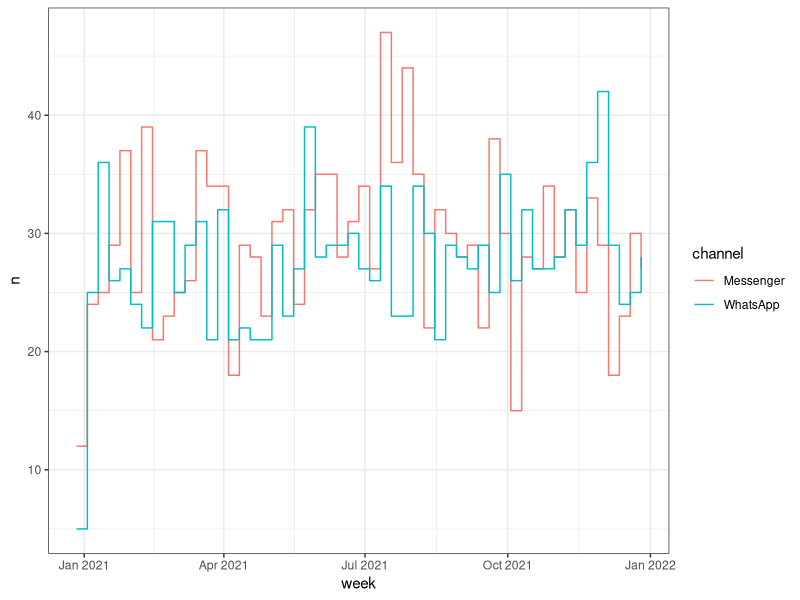

Generate this figure with R:
## ---- chunk 1
  knitr::opts_chunk$set(echo = TRUE, warning = FALSE, message = FALSE)
  options(scipen=999) # turns off scientific notation

# define colors
  glhlth562_colors <- c(
    `blue`       = "#1f9ac9",
    `yellow`     = "#ffd966",
    `black`      = "#000000",
    `lightgrey`  = "#D3D3D3",
    `darkgrey`   = "#444444",
    `grey`       = "#808080"
  )

# load packages
  library(tidyverse)
  library(lubridate) # not a core tidyverse package so need to load
## ---- chunk 2
Sys.Date()
class(Sys.Date())
## ---- chunk 3
today()
class(today())
## ---- chunk 4
Sys.time()
class(Sys.time())
## ---- chunk 5
now()
class(now())
## ---- chunk 6
x <- "January 31st, 2017"
class(x)

# x + 1 
# fails at string + number
## ---- chunk 7
x <- mdy("January 31st, 2017")
class(x)

x + 1
# date plus 1 day works
## ---- chunk 8
df <- tribble(
  ~year, ~month, ~day,
  2022, 10, 10,
  2021, 8, 1,
  2020, 1, 31
)

df %>% 
  mutate(myDate = make_date(year, month, day))
## ---- chunk 9
df %>% 
  mutate(myDate = make_date(year, month, day),
         month_label = month(myDate, label = TRUE))
## ---- chunk 10
set.seed(8675309)
onboarding <- tibble(
  date_onboarded = 
    sample(seq(ymd('2021-01-01'), 
               ymd('2021-12-31'), 
               by="day"), 
           3000, replace = TRUE),
  channel = sample(c("WhatsApp", 
                     "Messenger"), 
                   3000, 
                   replace=TRUE)
)

onboarding
## ---- chunk 11
onboarding %>%
  count(channel, 
        week = floor_date(date_onboarded, 
                          "week")
        )
## ---- chunk 12
onboarding %>%
  count(channel, 
        week = 
          floor_date(date_onboarded, 
                     "week")
        ) %>% 
  ggplot(aes(week, n, color=channel)) +
    geom_step() + theme_bw()
## ---- chunk 13
engagement <- tibble(
  id = rep(sample(1:3000, 1000, 
                  replace=FALSE), 3),
  date_engage = 
    sample(seq(ymd('2021-01-01'), 
               ymd('2021-12-31'), 
               by="day"), 
           3000, replace = TRUE)) %>%
  sample_n(1000, replace=FALSE) %>%
  arrange(id, date_engage) %>%
  group_by(id) %>%
  mutate(engage_id = 1:n()) %>% 
  ungroup()

engagement
## ---- chunk 14
Sys.timezone()
head(OlsonNames())
## ---- chunk 15
ymd_hms("2015-06-01 12:00:00", tz = "America/New_York")
## ---- chunk 16
ymd_hms("2015-06-01 18:00:00", tz = "Europe/Copenhagen")
## ---- chunk 17
x1 <- ymd_hms("2015-06-01 12:00:00", tz = "America/New_York")
x2 <- ymd_hms("2015-06-01 18:00:00", tz = "Europe/Copenhagen")
x3 <- ymd_hms("2015-06-02 04:00:00", tz = "Pacific/Auckland")

x4 <- c(x1, x2, x3)
x4
## ---- chunk 18
x4
with_tz(x4, tzone = "Australia/Lord_Howe")
with_tz(x4, tzone = "Australia/Lord_Howe") - x4
## ---- chunk 19
x4
force_tz(x4, tzone = "Africa/Nairobi")
force_tz(x4, tzone = "Africa/Nairobi") - x4
## ---- chunk 20
  onboarding %>%
  mutate(year_month = format_ISO8601(date_onboarded, precision = "ym"))
## ---- chunk 21
  onboarding
## ---- chunk 22

